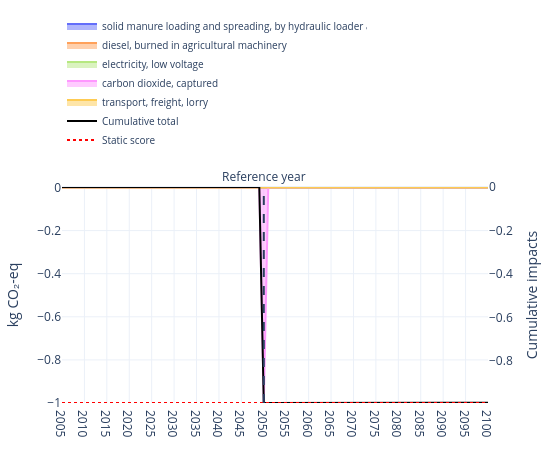
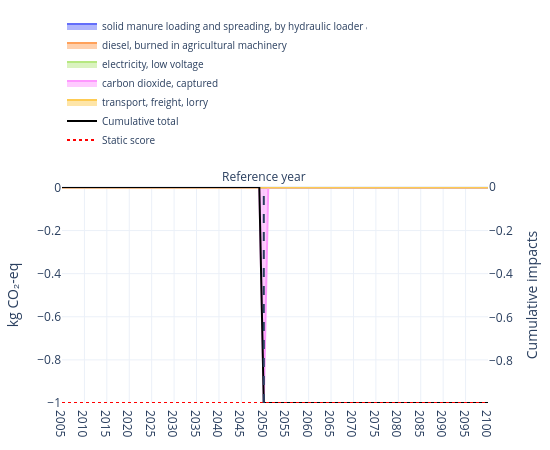
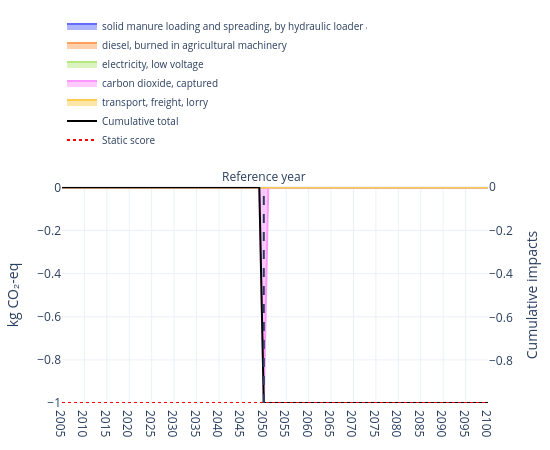
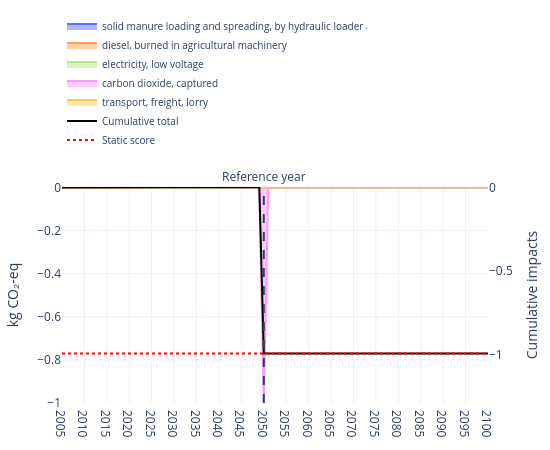

Notebook code cell kept with these figures, in order:
### Code cell
%%time

ref_year = 2050
idx=37167
trails.static_lca(
    year=ref_year,
    act_idx=idx,
    methods=methods,
)

static_score = trails.static_score

for depth in range(1, 5):
    print(depth)

    trails.temporal_routing(
      start_year=ref_year,
      start_act_idx=idx,
      amount=1.0,
      max_depth=depth,
      show_progress=True,
      attribute_to_roots=True,
    )
    
    trails.lca(
        methods=methods,
        show_progress=True,
    )

    fig = plot_temporal_scores(
        results_by_year=trails.scores,
        stacked=False,
        legend_top_n=5,
        show_flow_contributions=False,
        trails=trails,
        title="",
        method_label="kg CO₂-eq",
        cumulative=False,
        width=550,
        height=450,
        year_tick=5,
        #year_range=(2005, 2080),
        reference_year=ref_year,
        show_cumulative_axis=True,
        cumulative_axis_label="Cumulative impacts",
        legend_y=1.15,
        static_score=static_score,
        static_score_dash= "dot",
        static_score_color= "red",
        #y_max=0.001,
        #y2_max=0.005
    )
    fig.show()
